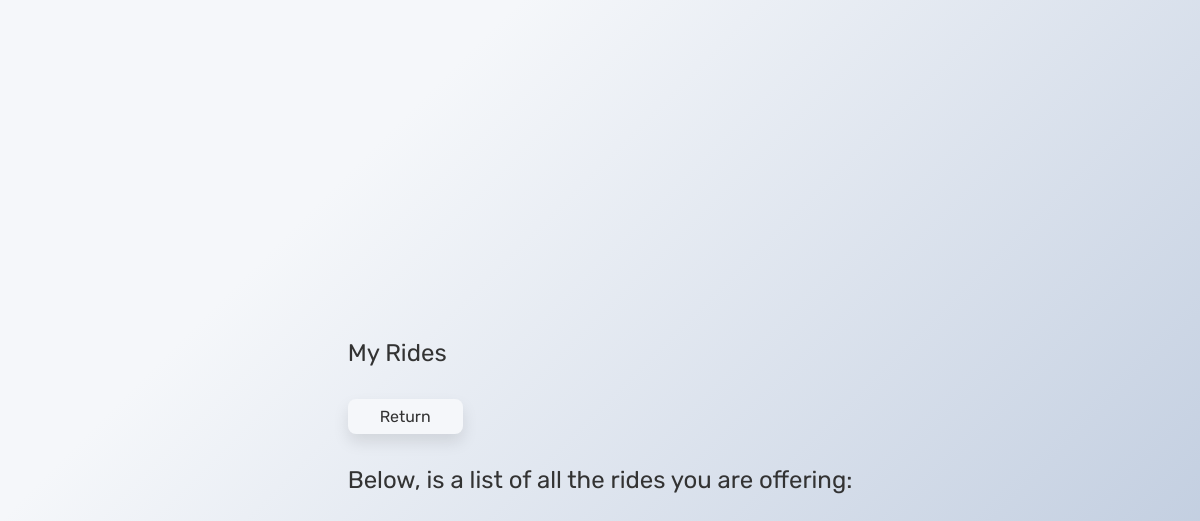
Page /rides/personal (signed in) on the earlier database version.
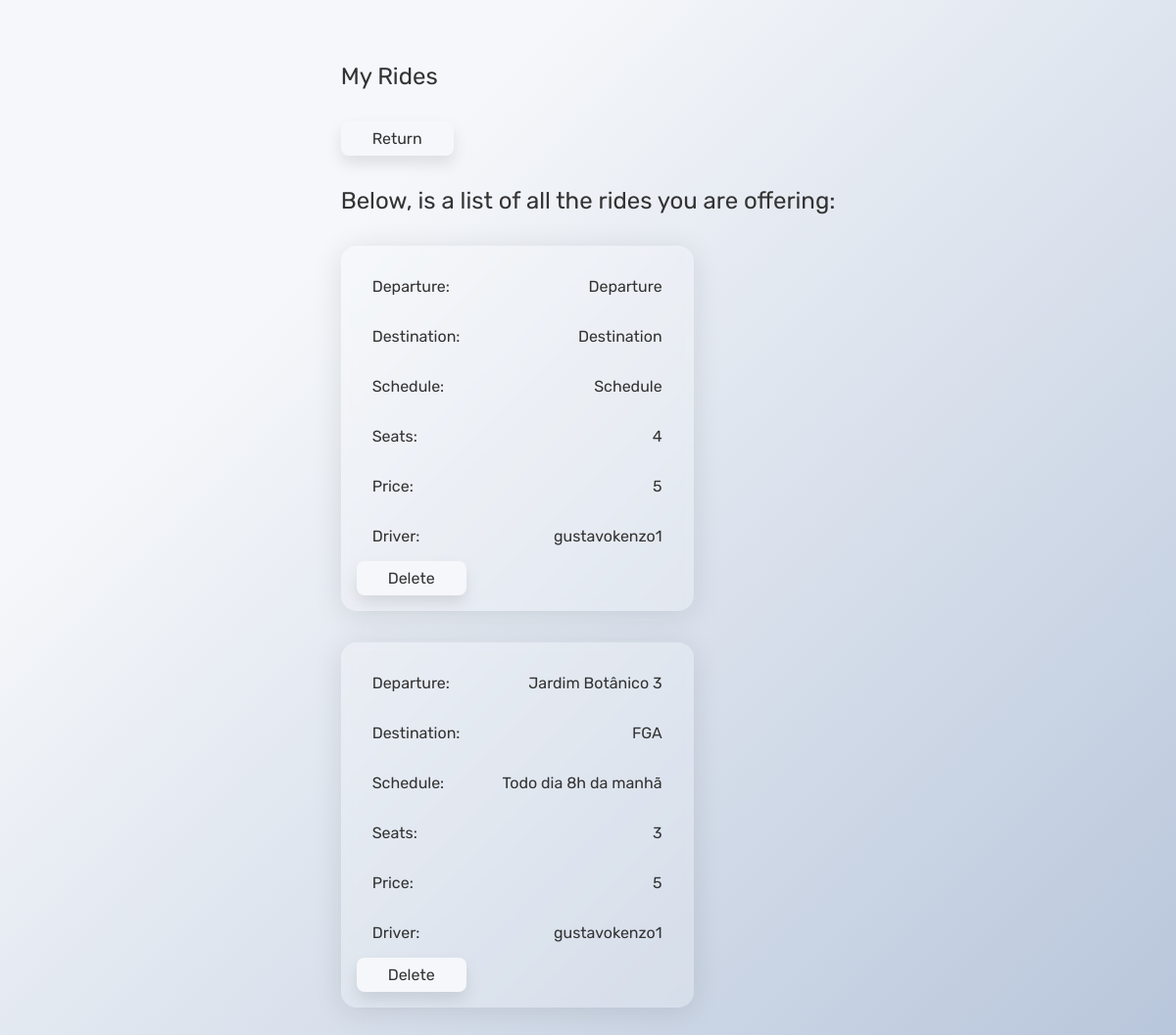
Same page on the later database version.
### ride/models.py (models this page shows, shortened)
class Ride(models.Model):
    departure = models.CharField(max_length=100)
    destination = models.CharField(max_length=100)
    schedule = models.CharField(max_length=100)
    seats = models.IntegerField()
    price = models.IntegerField(default=0)
    driver = models.ForeignKey(User, on_delete=models.CASCADE)
    passengers = models.ManyToManyField(User, related_name='passengers')
    created_at = models.DateTimeField(auto_now_add=True)

class User(AbstractUser):
    pass

### ride/views.py (the view)
# urls.py: path("rides/personal", views.personal_rides, name="personal_rides"),
def personal_rides(request):
    if not request.user.is_authenticated:
        return HttpResponseRedirect('/')
    rides = Ride.objects.filter(driver=request.user)
    rides_list = []
    for ride in rides:
        rides_list.append({
            "id": ride.id,
            "departure": ride.departure,
            "destination": ride.destination,
            "schedule": ride.schedule,
            "seats": ride.seats,
            "price": ride.price,
            "driver": ride.driver.username,
            "passengers": [passenger.username for passenger in ride.passengers.all()]
        })
    return render(request, 'ride/personal_rides.html', {
        "rides": rides_list
    })

### ride/templates/ride/personal_rides.html
{% extends "ride/layout.html" %}
{% block body %}
<div class="container">
  <div class="rides">
    <h2>My Rides</h2>
    <a href="/rides">
      <button style="margin-bottom: 2rem;">Return</button>
    </a>
    <h2>Below, is a list of all the rides you are offering:</h2>
    <ul>
      {% for ride in rides %}
      <li>
        <div class="item">
          <div>Departure:</div>
          {{ride.departure}}
        </div>
        <div class="item">
          <div>Destination:</div>
          {{ride.destination}}
        </div>
        <div class="item">
          <div>Schedule:</div>
          {{ride.schedule}}
        </div>
        <div class="item">
          <div>Seats:</div>
          {{ride.seats}}
        </div>
        <div class="item">
          <div>Price:</div>
          {{ride.price}}
        </div>
        <div class="item">
          <div>Driver:</div>
          {{ride.driver}}
        </div>
        <button onclick="window.location.href='/ride/delete/{{ride.id}}'">
          Delete
        </button>
      </li>
      {% endfor %}
    </ul>
  </div>
</div>
{% endblock %}

### ride/templates/ride/layout.html (shortened to what this page needs)
{% load static %}
<!DOCTYPE html>
<html lang="en">
  <head>
    <link href="{% static 'ride/styles.css' %}" rel="stylesheet" />
  </head>
  <body>
    {% block body %}
    {% endblock %}
  </body>
</html>

### ride/static/ride/styles.css (style rules this page uses)
* { margin: 0; padding: 0; box-sizing: border-box; font-family: "Rubik", sans-serif; font-weight: 400; color: #333; }
.container { display: flex; flex-direction: column; align-items: center; justify-content: center; min-height: 100vh; background-color: #b8c6db; background-image: linear-gradient(315deg, #b8c6db 0%, #f5f7fa 74%); }
button { border: none; border-radius: 0.5rem; padding: 0.5rem 2rem; font-size: 1rem; cursor: pointer; transition: all 0.2s ease-in-out; box-shadow: 0 0.5rem 1rem rgba(0, 0, 0, 0.1); background-color: #f5f7fa; }
.rides { margin-top: 4rem; }
.rides h2 { font-size: 1.5rem; margin-bottom: 2rem; }
ul { list-style: none; width: 30vw; }
li { margin-bottom: 2rem; background: rgba(255, 255, 255, 0.2); border-radius: 16px; box-shadow: 0 4px 30px rgba(0, 0, 0, 0.1); backdrop-filter: blur(5px); -webkit-backdrop-filter: blur(5px); padding: 1rem; transition: 0.3s; cursor: pointer; }
.item { padding: 1rem; display: flex; flex-direction: row; align-items: center; justify-content: space-between; }

Differences in the rows shown:
added Ride: departure "Departure", destination "Destination", schedule "Schedule"
now on this page (row unchanged): User: driver "gustavokenzo1" "gustavokenzo1"
added Ride: departure "Jardim Botânico 3", destination "FGA", schedule "Todo dia 8h da manhã"
Other differences:
new list line: "Departure: Destination: Schedule: Seats: 4 Price: 5 Driver: Delete"
new list line: "Departure: Destination: Schedule: Seats: 3 Price: 5 Driver: Delete"
